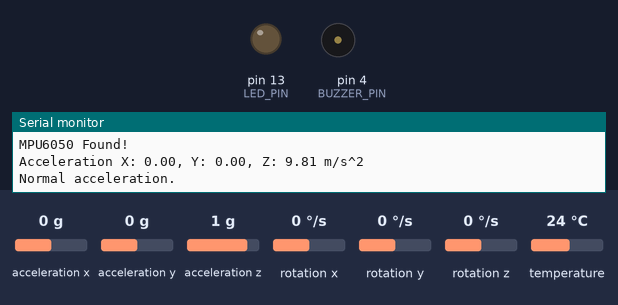
Simulated run of this sketch. Board: Arduino Leonardo, built with avr-gcc and run on an emulated ATmega32U4. Parts: output pins drawn as LEDs (lit = HIGH), buzzer (waves = sounding), the last lines printed to the serial monitor. The test bench sets the inputs (shaded band); at power-on: acceleration x 0 g, acceleration y 0 g, acceleration z 1 g, rotation x 0 °/s, rotation y 0 °/s, rotation z 0 °/s, temperature 24 °C.

Above: at 1.3 s.
1.4 s: acceleration x set to -1 g
3.5 s: acceleration x set to -1.3 g
At 5.5 s:
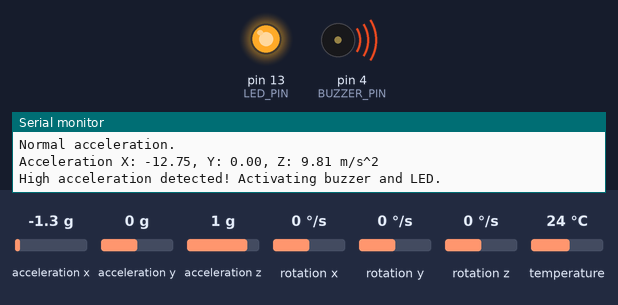
6.1 s: acceleration x set to -0.8 g
At 6.8 s:
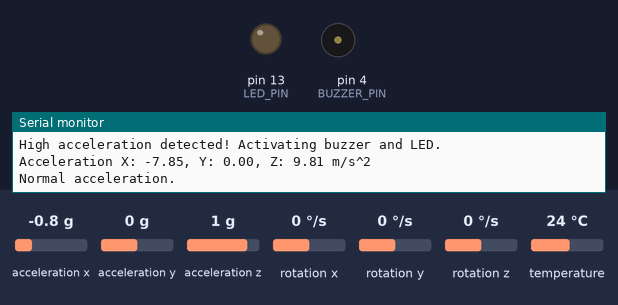
8.2 s: acceleration x set to -1.4 g
At 9.5 s:
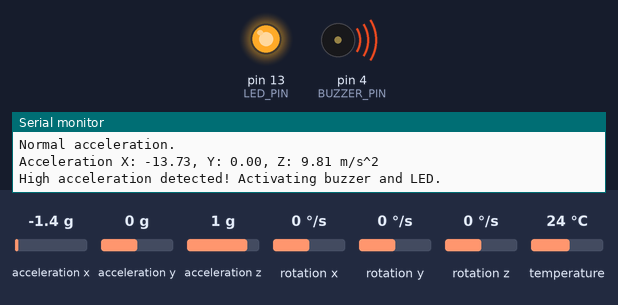
Timing chart, 0 to 11.2 s (numbered marks = the images above; inputs shaded):
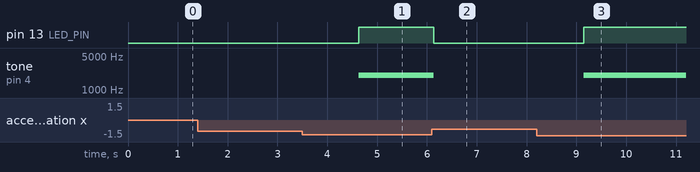

Measured:
- the behaviour switches between -1.1 and -1.2 g on acceleration x (found by bisection; images 0 and 1)
- after the input at 3.5 s, pin 13 (LED_PIN): LOW → HIGH after 1.1 s; tone on pin 4 (BUZZER_PIN): silent → 2000 Hz after 1.1 s
- after the input at 6.1 s, pin 13 (LED_PIN): HIGH → LOW at once; tone on pin 4 (BUZZER_PIN): 2000 Hz → silent at once
- after the input at 8.2 s, pin 13 (LED_PIN): LOW → HIGH after 0.95 s; tone on pin 4 (BUZZER_PIN): silent → 2000 Hz after 0.95 s

The sketch:

gybzpt1.ino
```cpp
// Basic demo for accelerometer readings from Adafruit MPU6050

#include <Adafruit_MPU6050.h>
#include <Adafruit_Sensor.h>
#include <Wire.h>

Adafruit_MPU6050 mpu;
#define BUZZER_PIN 4 // Define the buzzer pin
#define LED_PIN 13   // Define the LED pin

void setup(void) {
  Serial.begin(115200);
  while (!Serial)
    delay(10); // will pause Zero, Leonardo, etc until serial console opens

  Serial.println("Adafruit MPU6050 test!");

  // Try to initialize!
  if (!mpu.begin()) {
    Serial.println("Failed to find MPU6050 chip");
    while (1) {
      delay(10);
    }
  }
  Serial.println("MPU6050 Found!");

  mpu.setAccelerometerRange(MPU6050_RANGE_8_G);

  // Set buzzer pin and LED pin as output
  pinMode(BUZZER_PIN, OUTPUT);
  pinMode(LED_PIN, OUTPUT);
  digitalWrite(LED_PIN, LOW);

  Serial.println("");
  delay(100);
}

void loop() {
  /* Get new sensor events with the readings */
  sensors_event_t a, g, temp;
  mpu.getEvent(&a, &g, &temp);

  /* Print out the values */
  Serial.print("Acceleration X: ");
  Serial.print(a.acceleration.x);
  Serial.print(", Y: ");
  Serial.print(a.acceleration.y);
  Serial.print(", Z: ");
  Serial.print(a.acceleration.z);
  Serial.println(" m/s^2");

  // Calculate acceleration magnitude
  float acceleration = sqrt(a.acceleration.x * a.acceleration.x +
                            a.acceleration.y * a.acceleration.y +
                            a.acceleration.z * a.acceleration.z);

  // Check if acceleration exceeds 15 m/s^2
  if (acceleration > 15.0) {
    // If yes, sound the buzzer and light the LED
    tone(BUZZER_PIN, 2000); // Sound the buzzer at 2000 Hz
    digitalWrite(LED_PIN, HIGH); // Turn on the LED
    Serial.println("High acceleration detected! Activating buzzer and LED.");
  } else {
    // Otherwise, turn off the buzzer and LED
    noTone(BUZZER_PIN); // Stop the buzzer
    digitalWrite(LED_PIN, LOW); // Turn off the LED
    Serial.println("Normal acceleration.");
  }

  Serial.println("");
  delay(1500);
}
```
